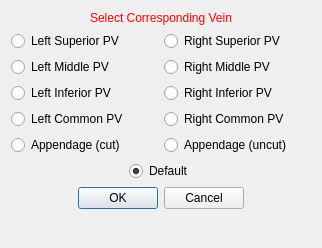
<?xml version="1.0" encoding="UTF-8"?>
<ui version="4.0">
 <class>AtrialScarClipperViewLabels</class>
 <widget class="QWidget" name="AtrialScarClipperViewLabels">
  <property name="geometry">
   <rect>
    <x>0</x>
    <y>0</y>
    <width>322</width>
    <height>248</height>
   </rect>
  </property>
  <property name="windowTitle">
   <string>Set Values</string>
  </property>
  <layout class="QVBoxLayout" name="verticalLayout">
   <item>
    <widget class="QLabel" name="titleLabel">
     <property name="styleSheet">
      <string notr="true">QLabel { color: rgb(255, 0, 0) }</string>
     </property>
     <property name="text">
      <string>Select Corresponding Vein</string>
     </property>
     <property name="alignment">
      <set>Qt::AlignCenter</set>
     </property>
    </widget>
   </item>
   <item>
    <layout class="QGridLayout" name="gridLayout">
     <item row="0" column="0">
      <widget class="QRadioButton" name="radioButton_1">
       <property name="text">
        <string>Left Superior PV</string>
       </property>
      </widget>
     </item>
     <item row="0" column="1">
      <widget class="QRadioButton" name="radioButton_5">
       <property name="text">
        <string>Right Superior PV</string>
       </property>
      </widget>
     </item>
     <item row="1" column="0">
      <widget class="QRadioButton" name="radioButton_2">
       <property name="text">
        <string>Left Middle PV</string>
       </property>
      </widget>
     </item>
     <item row="1" column="1">
      <widget class="QRadioButton" name="radioButton_6">
       <property name="text">
        <string>Right Middle PV</string>
       </property>
      </widget>
     </item>
     <item row="2" column="0">
      <widget class="QRadioButton" name="radioButton_3">
       <property name="text">
        <string>Left Inferior PV</string>
       </property>
      </widget>
     </item>
     <item row="2" column="1">
      <widget class="QRadioButton" name="radioButton_7">
       <property name="text">
        <string>Right Inferior PV</string>
       </property>
      </widget>
     </item>
     <item row="3" column="0">
      <widget class="QRadioButton" name="radioButton_4">
       <property name="text">
        <string>Left Common PV</string>
       </property>
      </widget>
     </item>
     <item row="3" column="1">
      <widget class="QRadioButton" name="radioButton_8">
       <property name="text">
        <string>Right Common PV</string>
       </property>
      </widget>
     </item>
     <item row="4" column="0">
      <widget class="QRadioButton" name="radioButton_9">
       <property name="text">
        <string>Appendage (cut)</string>
       </property>
      </widget>
     </item>
     <item row="4" column="1">
      <widget class="QRadioButton" name="radioButton10">
       <property name="text">
        <string>Appendage (uncut)</string>
       </property>
      </widget>
     </item>
    </layout>
   </item>
   <item alignment="Qt::AlignHCenter">
    <widget class="QRadioButton" name="radioButton_0">
     <property name="text">
      <string>Default</string>
     </property>
     <property name="checked">
      <bool>true</bool>
     </property>
    </widget>
   </item>
   <item>
    <widget class="QDialogButtonBox" name="buttonBox">
     <property name="enabled">
      <bool>true</bool>
     </property>
     <property name="orientation">
      <enum>Qt::Horizontal</enum>
     </property>
     <property name="standardButtons">
      <set>QDialogButtonBox::Cancel|QDialogButtonBox::Ok</set>
     </property>
     <property name="centerButtons">
      <bool>true</bool>
     </property>
    </widget>
   </item>
   <item>
    <spacer name="spacer">
     <property name="orientation">
      <enum>Qt::Vertical</enum>
     </property>
     <property name="sizeType">
      <enum>QSizePolicy::Expanding</enum>
     </property>
     <property name="sizeHint" stdset="0">
      <size>
       <width>20</width>
       <height>0</height>
      </size>
     </property>
    </spacer>
   </item>
  </layout>
 </widget>
 <layoutdefault spacing="6" margin="11"/>
 <resources/>
 <connections/>
</ui>
